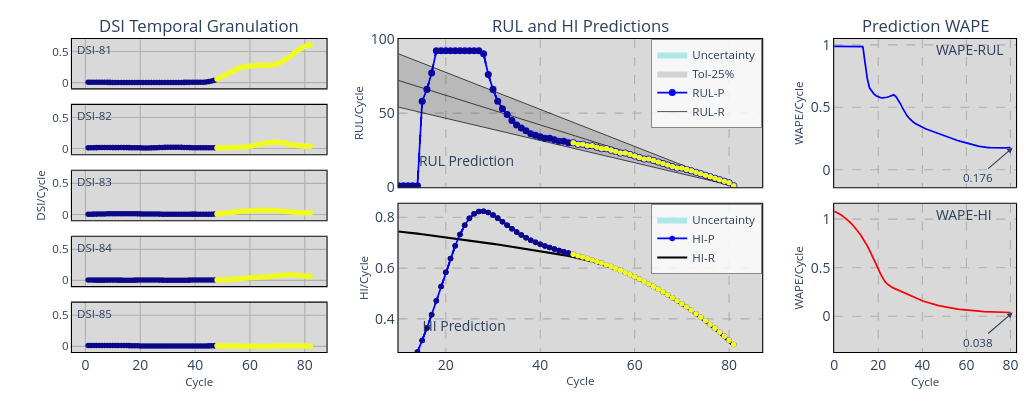

The notebook cell saved with this chart:
### Code cell
i = 25
params = df.iloc[i, 1:12].values
m,nI,nR,nO,mO,N1,N2,N3,τ,act,W = ParseParams(params)
RHO = 0.1       # rho estático: intervalo do HI = predição -/+ RHO * erro estimado (protocolo 3)
X, Y, Z, kX = PrepareData(RS, HI, W, nI, nO, mO)
ref, J, L = RefEoL(sig, EOL, kX) 

teda = AutoCloud(m=m,nI=nI,nR=nR,nO=nO,mO=mO,ηS=[N1,N2,N3],
			  tau=τ,eol=EOL,ref=ref,act=act,
			  wtaG=False,wtaP=False,store=True,feedback='symmetric',
			  rho=RHO,intr_state='carry'
			  )

teda.SimGranularRUL(J,L,X,Y,Z,'single')
teda.HI_Granularity()
print(f"HI : cov={teda.cov:.3f} | sp={teda.sp:.3f} | V=média(cov*sp)={teda.V:.4f} | Vsum={teda.Vsum:.4f} | ")

PlotSimulation(teda=teda,mode='ply',xi=10, yf=100,ftrs=5,dsi_mode='hide')
